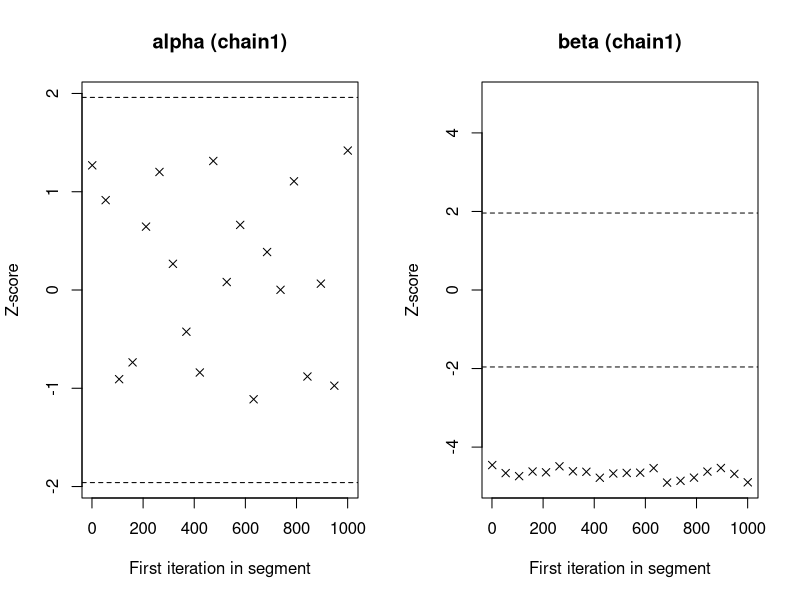
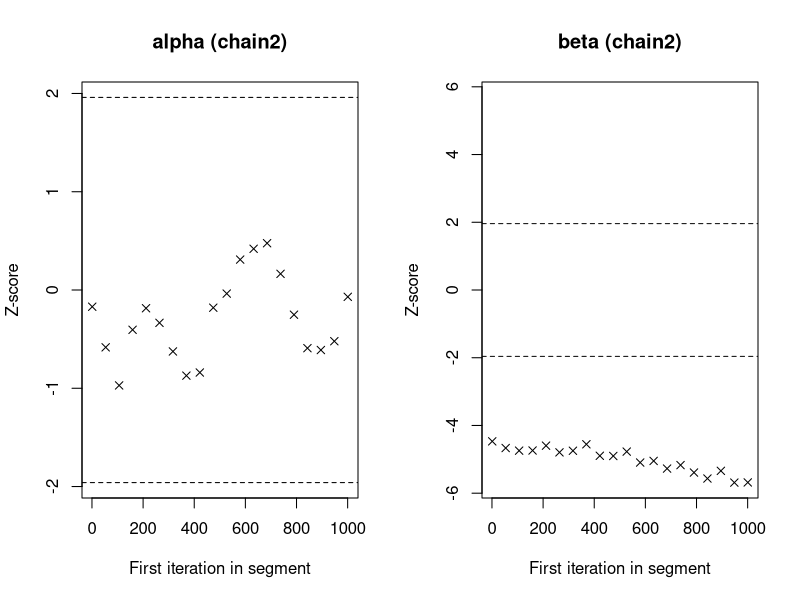
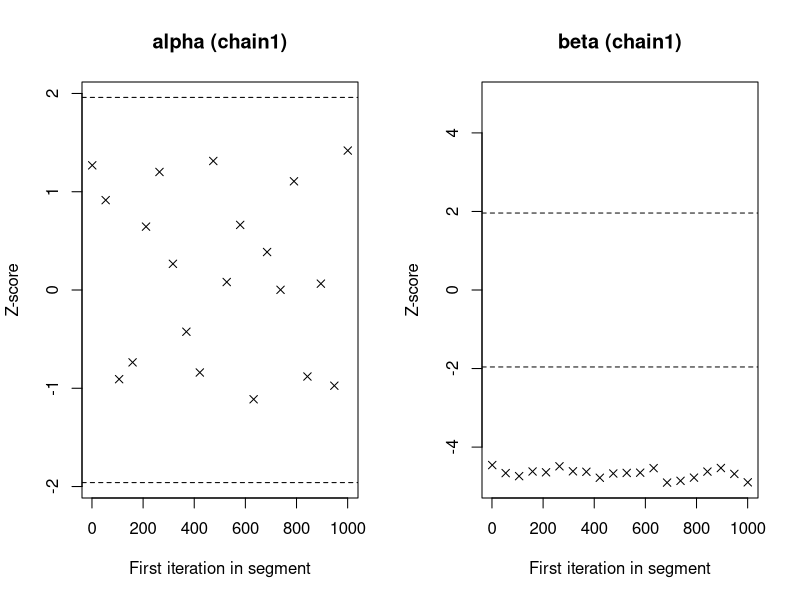
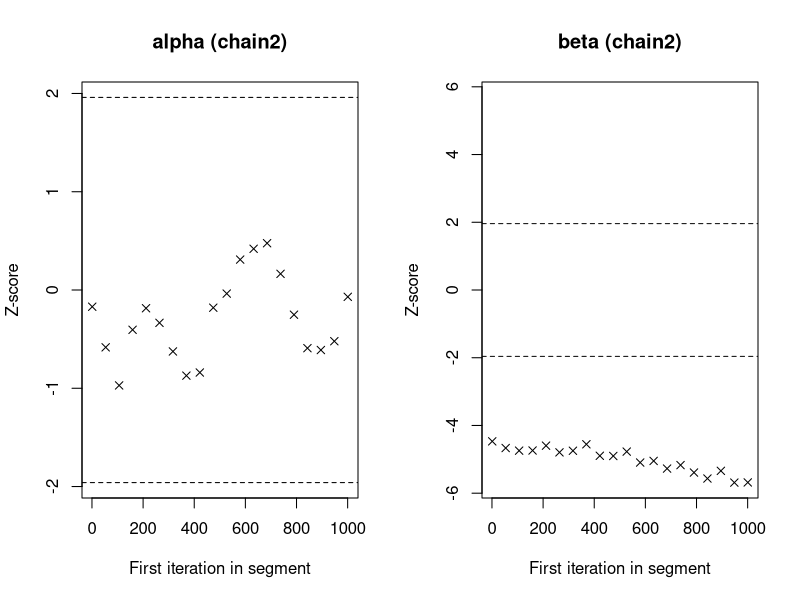
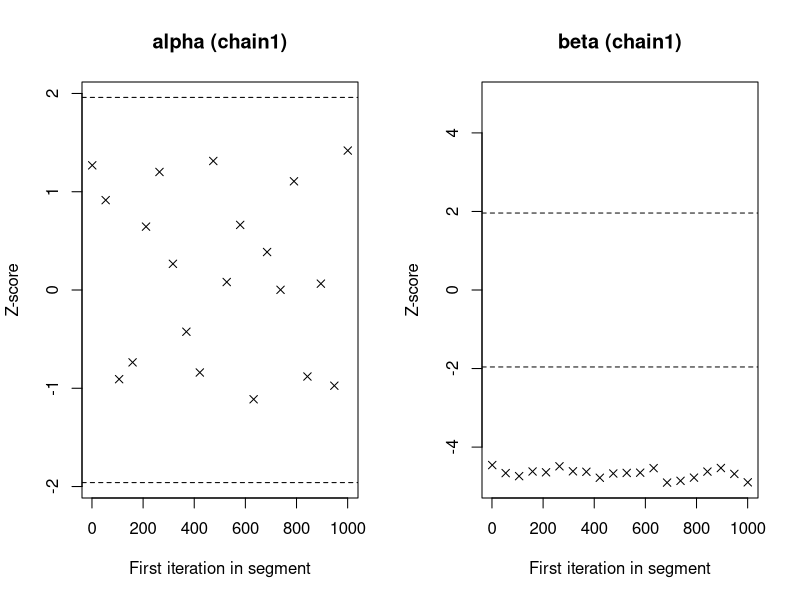
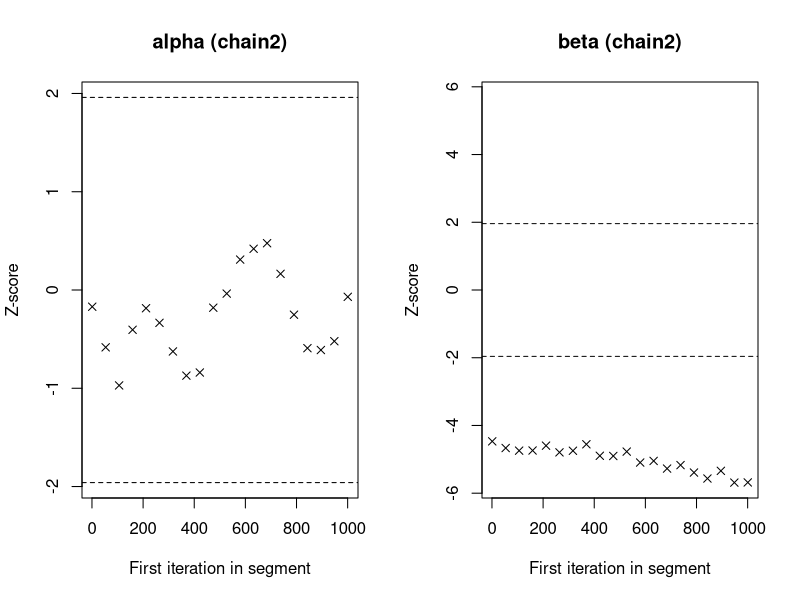
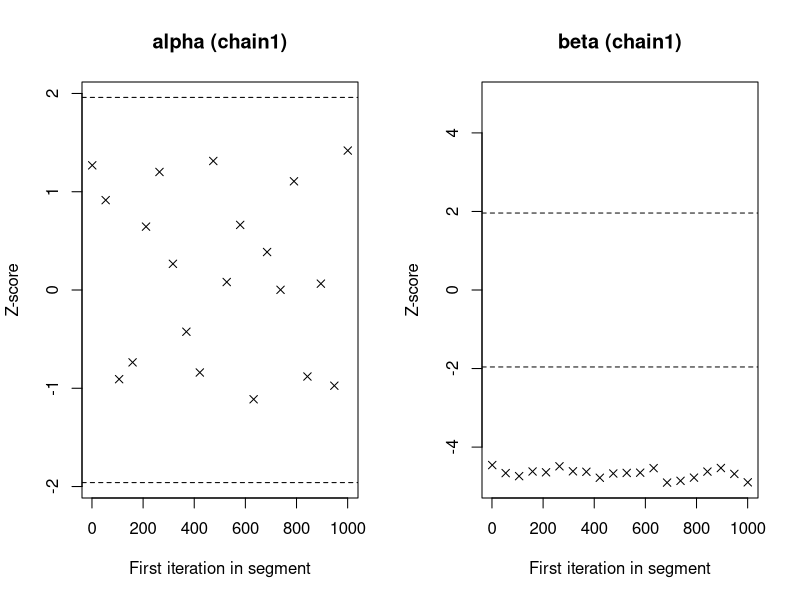
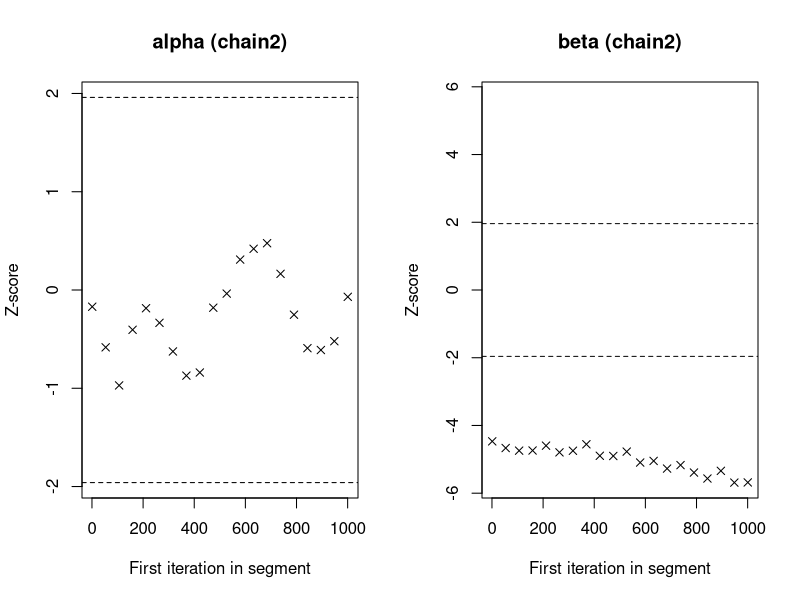

Here is the R script that generated these plots, in order:
.libPaths(c(path.expand("~/R/library"), .libPaths()))
suppressPackageStartupMessages(library(coda))
if (as.character(packageVersion("coda")) != "0.19.4.1") stop("expected coda 0.19-4.1")
options(warn = -1)

root <- normalizePath(".", winslash = "/", mustWork = FALSE)

encode_title <- function(title) {
  c(-1, nchar(title), utf8ToInt(title))
}

plotted <- function(y, obj) {
  out <- c(as.numeric(y$z), as.numeric(y$start.iter))
  climit <- qnorm(1 - 0.05 / 2)
  for (k in seq_len(nchain(obj))) {
    for (j in seq_len(nvar(obj))) {
      z <- y$z[, j, k]
      ylimit <- max(c(climit, abs(z)))
      out <- c(out, -ylimit, ylimit, as.numeric(z))
      if (nchain(obj) > 1) {
        title <- paste(varnames(obj, allow.null = FALSE)[j], " (", chanames(obj, allow.null = FALSE)[k], ")", sep = "")
      } else {
        title <- varnames(obj, allow.null = FALSE)[j]
      }
      out <- c(out, encode_title(title))
    }
  }
  out
}

build <- function() {
  n <- 2000L
  i <- seq_len(n)
  x <- cbind(
    sin(i / 3) + 0.2 * cos(i),
    cos(i / 5) + 0.01 * i
  )
  y <- cbind(
    sin(i / 4) + 0.15 * cos(i / 2),
    cos(i / 6) + 0.005 * i
  )
  colnames(x) <- c("alpha", "beta")
  colnames(y) <- colnames(x)
  mcmc.list(mcmc(x), mcmc(y))
}

one <- function(save = FALSE) {
  obj <- build()
  if (save) {
    dir.create(file.path(root, "docs", "output"), recursive = TRUE, showWarnings = FALSE)
    svg(file.path(root, "docs", "output", "geweke.plot-r.svg"), width = 7, height = 9)
    geweke.plot(obj)
    dev.off()
  }
  pdf(nullfile())
  on.exit(dev.off(), add = TRUE)
  y <- geweke.plot(obj)
  plotted(y, obj)
}

value <- one(TRUE)
elapsed <- numeric(20)
for (i in seq_len(20)) {
  t0 <- as.numeric(Sys.time())
  one(FALSE)
  elapsed[[i]] <- as.numeric(Sys.time()) - t0
}
parts <- vapply(value, function(v) if (is.na(v)) "null" else sprintf("%.17g", v), character(1))
out <- sprintf(
  "{\"value\":[%s],\"median_ms\":%.17g}\n",
  paste(parts, collapse = ","),
  median(elapsed) * 1000
)
writeLines(out, con = file.path(root, "geweke.plot-r.txt"))
